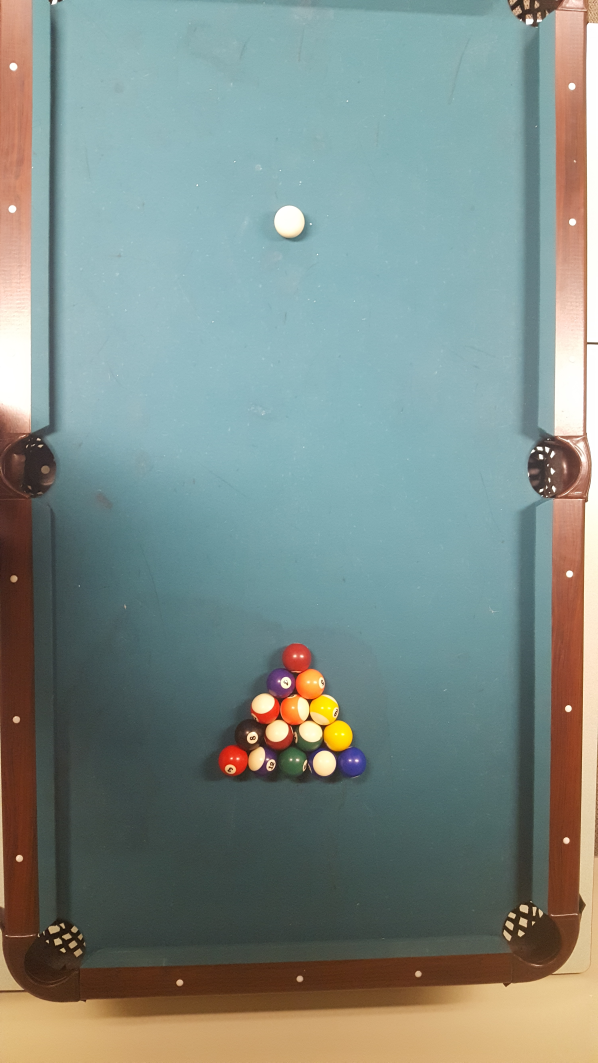
//> input picture bin/pcVR/Project1/image3.jpg, 2988 x 5312 px (shown at 1/5 size)
$ ./Project1_1   (built with g++ and OpenCV 4)
//> lines starting //> are read from the running program, lines starting //| are printed output that depends on the picture; after the words box and inside, x2 and y2 are one past the last pixel; in counts of white or black regions, pixels touching at a corner belong together
// CannyStill.cpp

#include<opencv2/core/core.hpp>
#include<opencv2/highgui/highgui.hpp>
#include<opencv2/imgproc/imgproc.hpp>

#include<iostream>
#include<conio.h>           // may have to modify this line if not using Windows
#include<math.h>
#include <iomanip>


using namespace std;
using namespace cv;
using namespace cv::cuda;

bool iswhite(int B, int G, int R)
{
	bool B_ok = true;
	bool G_ok = true;
	bool R_ok = true;

	if (B < 130) { B_ok = false;}if (G < 130) { G_ok = false; }if (R < 130) { R_ok = false; } // knock out low outliers
	float colourdist = (pow(double(pow(double(255 - R), 2) + pow(double(255 - B), 2) + pow(double(255 - G), 2)),0.5));
	if (colourdist > 180) { B_ok = false; } // knock out numbers very far in distance from white.
	float avg = (G + B + R) / 3;
	float percent_thresh =43;
	// [17 lines of commented-out code are left out]
	float low_B = B*(1-(percent_thresh/100));
	float high_B = B*(1+(percent_thresh/100));
	float low_R = R*(1 - (percent_thresh / 100));
	float high_R = R*(1 + (percent_thresh / 100));

	if ((low_B > float(G)) || (float(G) > high_B)) { G_ok = false; } //knock out greens far from blues
	if ((low_B > float(R)) || (float(R) > high_B)) { R_ok = false; } //knock out reds far from blues
	if ((low_R > float(G)) || (float(G) > high_R)) { G_ok = false; } //knock out greens far from reds

	int culmulative_distance = abs(B - G) + abs(B - R) + abs(R - G);
	if (culmulative_distance > 115) { R_ok = false; }

	if (colourdist < 80) { return(true); } // override all if very small distance from white.
	return (G_ok && B_ok && R_ok);

}

///////////////////////////////////////////////////////////////////////////////////////////////////
int main() {


	cv::Mat imgOriginal;        // input image
	cv::Mat imgGrayscale;       // grayscale of input image
	cv::Mat imgforwhitedetection;         // intermediate blured image
	cv::Mat imgCanny;           // Canny edge image
	vector<Vec3f> output;

	imgOriginal = cv::imread("image3.jpg");          // open image
//> imgOriginal is the input picture: 5312 rows x 2988 cols, CV_8UC3; mean B, G, R 134.8, 140.6, 127

	if (imgOriginal.empty()) {                                  // if unable to open image
		std::cout << "error: image not read from file\n\n";     // show error message on command line
		_getch();                                               // may have to modify this line if not using Windows
		return(0);                                              // and exit program
	}

	cv::cvtColor(imgOriginal, imgGrayscale, CV_BGR2GRAY);       // convert to grayscale
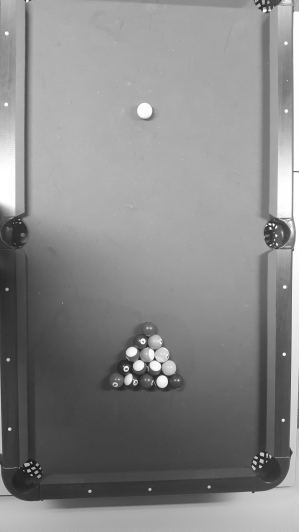
//> imgGrayscale: 5312 rows x 2988 cols, CV_8UC1 (shown at 1/10 size); min 2, max 255, mean 135.9
	cv::cvtColor(imgOriginal, imgforwhitedetection, CV_BGR2Lab);
//> imgforwhitedetection: 5312 rows x 2988 cols, CV_8UC3; mean of channels 0, 1, 2 145.5, 123.4, 130.1
	//cv::GaussianBlur(imgGrayscale,          // input image
	//	imgBlurred,                         // output image
	//	cv::Size(5, 5),                     // smoothing window width and height in pixels
	//	1.5);                               // sigma value, determines how much the image will be blurred


	cv::Canny(imgGrayscale,           // input image
		imgCanny,                   // output image
		75,                        // low threshold
		100);                       // high threshold
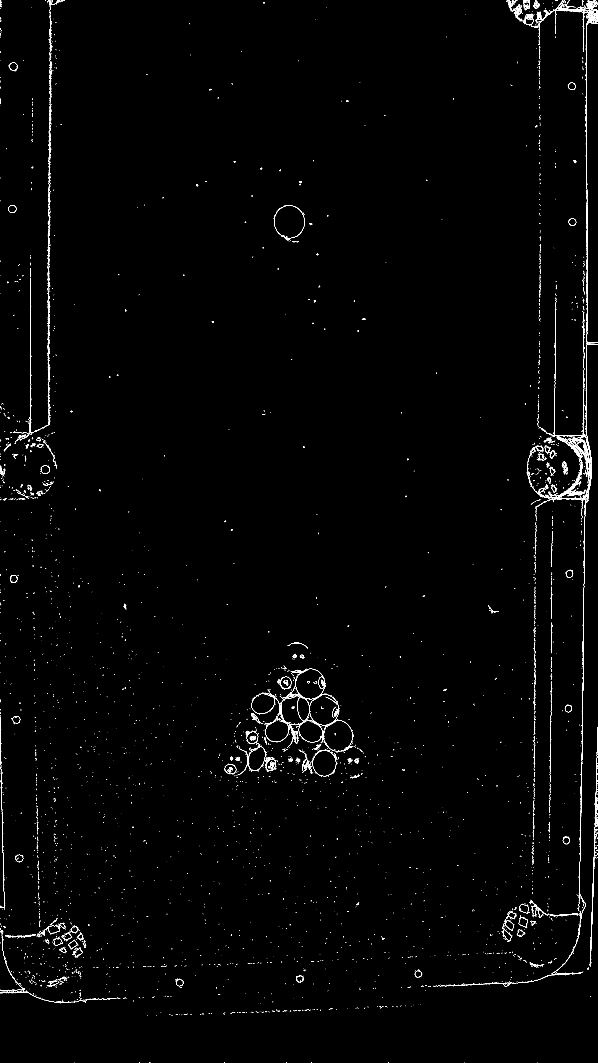
//> imgCanny: 5312 rows x 2988 cols, CV_8UC1 (shown at 1/5 size); 0.5% white in thin lines or dots

	vector<cv::Vec4i> lines;
	HoughLinesP(imgCanny, lines, 1, CV_PI / 180, 75, 800, 100);
//> lines = 41 lines (x1, y1, x2, y2), first 8: [2932, 1717, 2932, 903], [2935, 1723, 2935, 918], [2900, 4307, 2915, 3446], [2898, 4272, 2913, 3367], [243, 2446, 243, 684], [2917, 2500, 2917, 1368], [2950, 4820, 2982, 3892], [247, 2121, 247, 0]
	bool ignorel = false;
	int M = 0;
	for (size_t r = 0; r < lines.size(); r++)
	{

		ignorel = false;
		Vec4i l = lines[r];

		Vec4i others = lines[r];
		for (int k = 1; k < r; k++) {
			others = lines[r - k];

			if ((int(l[0]) > int(others[0]) - 100) && (int(l[0]) < int(others[0]) + 100)) { ignorel = true; }
			if ((int(l[1]) > int(others[1]) - 100) && (int(l[1]) < int(others[1]) + 100)) { ignorel = true; }
			if ((int(l[2]) > int(others[2]) - 100) && (int(l[2]) < int(others[2]) + 100)) { ignorel = true; }
			if ((int(l[3]) > int(others[3]) - 100) && (int(l[3]) < int(others[3]) + 100)) { ignorel = true; }


		}

		if (ignorel == false) {
			M = M + 1;
			cout << M;
			line(imgOriginal, Point(l[0], l[1]), Point(l[2], l[3]), Scalar(0, 0, 255), 3, CV_AA);
		}
	}
//> this loop made 41 passes
//> (l, ignorel) on passes 3 to 9: ([2900, 4307, 2915, 3446], true), ([2898, 4272, 2913, 3367], true), ([243, 2446, 243, 684], false), ([2917, 2500, 2917, 1368], true), ([2950, 4820, 2982, 3892], true), ([247, 2121, 247, 0], true), ([244, 2422, 244, 663], true)
//> (printed output is left out)
//> after the loop, ignorel = true; M = 4


	cout << "wegothere";
	cv::HoughCircles(imgGrayscale, output, CV_HOUGH_GRADIENT, 2, imgGrayscale.rows / 40, 70, 67, 65,80);
//> output = 17 circles (x, y, radius), first 12: [1549, 3421, 74.4], [1683, 3679, 78.8], [1473, 3547, 74.4], [1331, 3541, 76.6], [1625, 3547, 78.8], [1405, 3415, 74.4], [1447, 1105, 76.6], [1543, 3677, 72.2], [1395, 3673, 72.2], [1607, 3815, 72.2], [1167, 3803, 76.6], [1457, 3811, 78.8]
	cout << "dide we get here?";
	int balls[16][6];//stored as x,y,B,G,R,#ofwhitepixels.
	int deciderarray[3];
	int tempwhitepix = 0;
	int tempnotwhite = 0;
	bool whitechecker = false;


	//eginning of circle detection

	for (size_t i = 0; i < output.size(); i++)
	{
		if (i < 200 && i>0) { //for testing
			Point center(cvRound(output[i][0]), cvRound(output[i][1]));
			cv::Vec3b COLA(0, 0, 0);
			int radius = cvRound(output[i][2]);


			//Vec3b colour = imgOriginal.at<Vec3b>(cvRound(output[i][0]), cvRound(output[i][1]));


			deciderarray[0] = 0; deciderarray[1] = 0; deciderarray[2] = 0;
			tempwhitepix = 0; tempnotwhite = 0; whitechecker = 0;

			for (size_t j = 0; j < 10; j++) {

				Point current(cvRound(output[i][0] + ((radius / 10) * j*pow(-1, j))), cvRound(output[i][1]));
				COLA = imgOriginal.at<cv::Vec3b>(current);
				//imgOriginal.at<cv::Vec3b>(current) = (0, 0, 255);

				whitechecker = iswhite(int(COLA.val[0]), int(COLA.val[1]), int(COLA.val[2]));
				cout << COLA << whitechecker << endl;

				//cout << whitechecker << "whitechecker" << endl;
				if (whitechecker == true) {
					tempwhitepix = tempwhitepix + 1;
					//cout << COLA << endl;

				}
				else {

					deciderarray[0] = deciderarray[0] + int(COLA.val[0]);
					deciderarray[1] = deciderarray[1] + int(COLA.val[1]);
					deciderarray[2] = deciderarray[2] + int(COLA.val[2]);
					//cout << deciderarray[0] << "< decider array" << int(COLA.val[0]) << "< the colour" << tempnotwhite << "< numcol" << endl;

					tempnotwhite = tempnotwhite + 1;
				}
			}

			for (size_t k = 0; k < 10; k++) {
				Point current(cvRound(output[i][0]), cvRound((output[i][1]) + ((radius / 10) * k*pow(-1, k))));
				COLA = imgOriginal.at<cv::Vec3b>(current);
				//imgOriginal.at<cv::Vec3b>(current) = (0, 0, 255);
				whitechecker = iswhite(int(COLA.val[0]), int(COLA.val[1]), int(COLA.val[2]));
				cout << COLA << whitechecker << endl;
				if (whitechecker == true) {
					tempwhitepix = tempwhitepix + 1;
					//cout << COLA << "iswhite" << endl;
				}
				else {
					deciderarray[0] = deciderarray[0] + int(COLA.val[0]);
					deciderarray[1] = deciderarray[1] + int(COLA.val[1]);
					deciderarray[2] = deciderarray[2] + int(COLA.val[2]);
					//cout << deciderarray[0] << "< decider array" << int(COLA.val[0]) << "< the colour" << tempnotwhite << "< numcol" << endl;
					tempnotwhite = tempnotwhite + 1;
				}
			}
			if (tempnotwhite > 0) {
				//cout << "coloured numcolouredpixels >> " << tempnotwhite << endl;
				balls[i][0] = cvRound(output[i][0]);
				balls[i][1] = cvRound(output[i][1]);
				balls[i][2] = cvRound(deciderarray[0] / tempnotwhite);
				balls[i][3] = cvRound(deciderarray[1] / tempnotwhite);
				balls[i][4] = cvRound(deciderarray[2] / tempnotwhite);
				balls[i][5] = tempwhitepix;
			}
			else
			{
				//cout << "ball" << i << "iswhite" << endl;
				balls[i][0] = cvRound(output[i][0]);
				balls[i][1] = cvRound(output[i][1]);
				balls[i][2] = 255;
				balls[i][3] = 255;
				balls[i][4] = 255;
				balls[i][5] = tempwhitepix;
			}

			cout << balls[i][0] << "|0|" << balls[i][1] << "|1|" << balls[i][2] << "|2|" << balls[i][3] << "<|3|" << balls[i][4] << "<|4|" << balls[i][5] << "<|5|" << endl;


			int C = 0;

			if (i == 1) {
				C = 255;
			}


			// draw the circle center
			circle(imgOriginal, center, 3, Scalar(C, 0, 0), -1, 8, 0);
			// draw the circle outline
			circle(imgOriginal, center, radius, Scalar(C, 0, 0), 3, 8, 0);


		}
		cout << i << "------------------";

	}
//> this loop made 17 passes
//> (center, radius, whitechecker, tempwhitepix, tempnotwhite) on passes 2 to 9: (Point(1683, 3679), 79, false, 0, 20), (Point(1473, 3547), 74, false, 3, 17), (Point(1331, 3541), 77, true, 13, 7), (Point(1625, 3547), 79, false, 0, 20), (Point(1405, 3415), 74, false, 5, 15), (Point(1447, 1105), 77, true, 20, 0), (Point(1543, 3677), 72, true, 15, 5), (Point(1395, 3673), 72, false, 12, 8)
//> (printed output is left out)
//> after the loop, deciderarray = [1303, 1539, 1967]; tempwhitepix = 9; tempnotwhite = 11; whitechecker = false


	//cv::namedWindow("circles", CV_WINDOW_NORMAL);
	//cv::imshow("circles", imgOriginal);


	/*

	line detection

	*/


									// declare windows
	cv::namedWindow("imgOriginal", CV_WINDOW_NORMAL);     // note: you can use CV_WINDOW_NORMAL which allows resizing the window
	//cv::namedWindow("imgCanny", CV_WINDOW_NORMAL);        // or CV_WINDOW_AUTOSIZE for a fixed size window matching the resolution of the image
															// CV_WINDOW_AUTOSIZE is the default
	cv::imshow("imgOriginal", imgOriginal);     // show windows
	//cv::imshow("imgCanny", imgCanny);
	cv::waitKey(0);                 // hold windows open until user presses a key

//> (the run ends here: the program crashes, at `return(0);`)

$ run again, with bin/pcVR/Project1/image11.jpg copied over bin/pcVR/Project1/image3.jpg
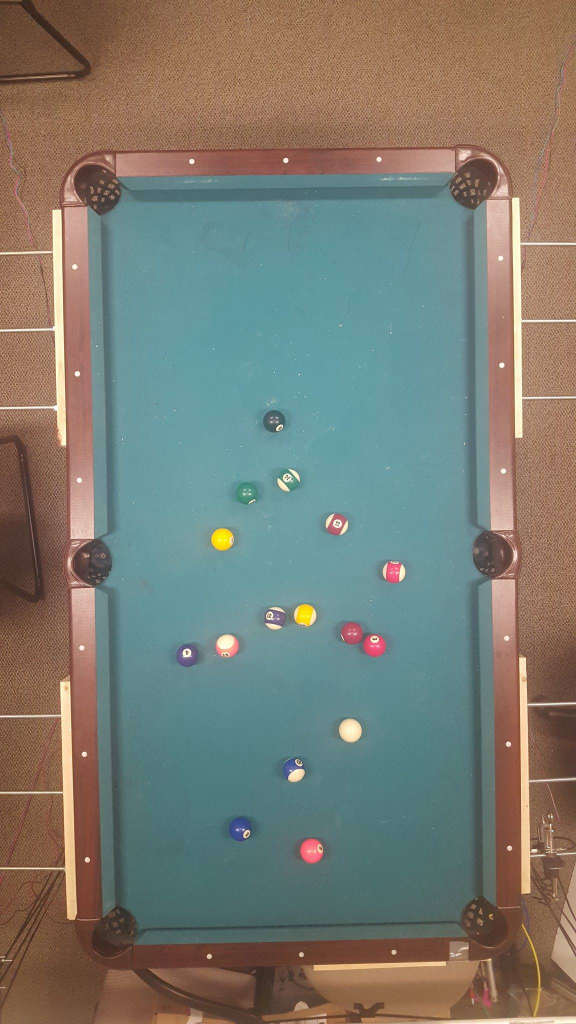
//> input picture bin/pcVR/Project1/image11.jpg, 1152 x 2048 px (shown at 1/2 size)
//> imgOriginal is the input picture: 2048 rows x 1152 cols, CV_8UC3; mean B, G, R 114, 123.3, 122.5
//> imgforwhitedetection: 2048 rows x 1152 cols, CV_8UC3; mean of channels 0, 1, 2 132.1, 127.9, 134.1
//> `cv::Canny(imgGrayscale, imgCanny, 75, 100);`:
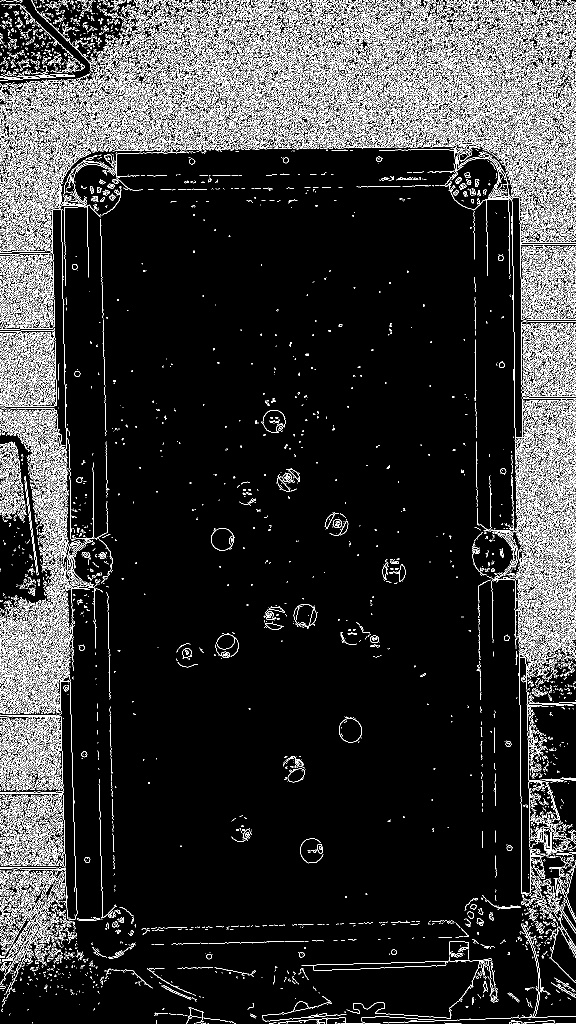
//> imgCanny: 2048 rows x 1152 cols, CV_8UC1 (shown at 1/2 size); 11.7% white in thin lines or dots
//> lines = 447 lines (x1, y1, x2, y2), first 8: [0, 1976, 103, 2], [58, 26, 125, 1947], [1042, 644, 1066, 2044], [55, 24, 89, 1977], [1059, 0, 1131, 2046], [21, 1049, 21, 2], [1, 1976, 105, 8], [18, 1987, 121, 7]
//> the loop `for (size_t r = 0; r < lines.size(); r++)` made 447 passes
//> (l, ignorel) on passes 3 to 5: ([1042, 644, 1066, 2044], true), ([55, 24, 89, 1977], true), ([1059, 0, 1131, 2046], true)
//> (printed output is left out)
//> after the loop `for (size_t r = 0; r < lines.size(); r++)`:
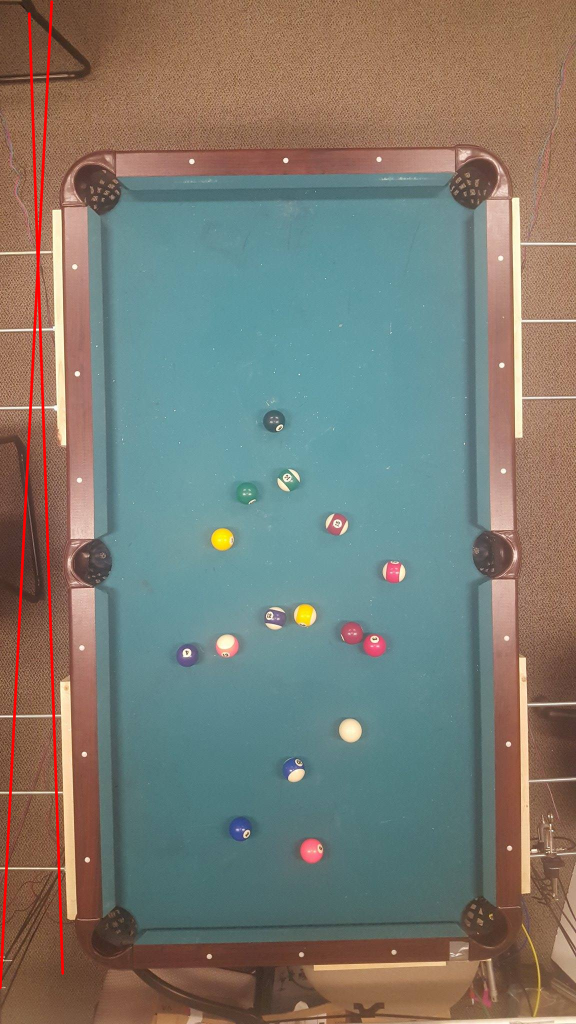
//> imgOriginal: 2048 rows x 1152 cols, CV_8UC3 (shown at 1/2 size); 1.13% of pixels changed, all inside (x1, y1, x2, y2) = (0, 0, 129, 1979)
//> after the loop `for (size_t r = 0; r < lines.size(); r++)`: ignorel = true; M = 2
//> output = 73 circles (x, y, radius), first 12: [845, 123, 78.8], [639, 133, 78.8], [943, 181, 78.8], [373, 185, 78.8], [887, 211, 78.8], [347, 133, 78.8], [687, 175, 78.8], [749, 199, 78.8], [1027, 221, 78.8], [193, 235, 78.8], [567, 107, 78.8], [797, 87, 78.8]

$ run again, with bin/pcVR/Project1/image2.jpg copied over bin/pcVR/Project1/image3.jpg
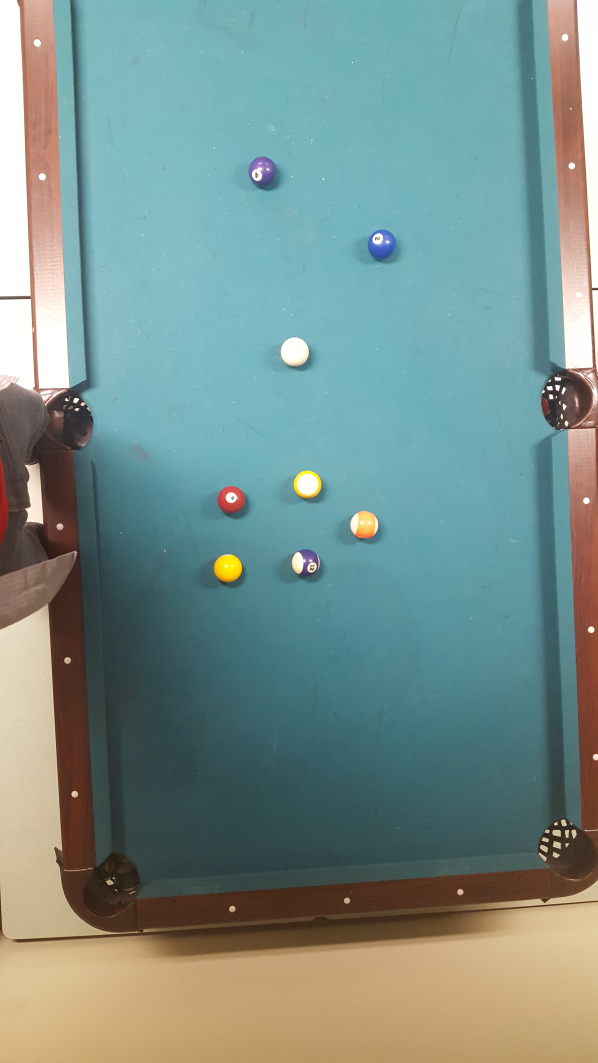
//> input picture bin/pcVR/Project1/image2.jpg, 2988 x 5312 px (shown at 1/5 size)
//> imgOriginal is the input picture: 5312 rows x 2988 cols, CV_8UC3; mean B, G, R 140.3, 145, 120.6
//> `cv::cvtColor(imgOriginal, imgGrayscale, CV_BGR2GRAY);`:
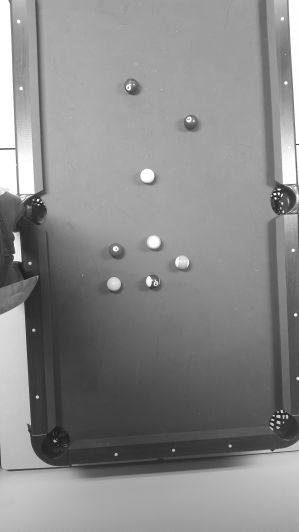
//> imgGrayscale: 5312 rows x 2988 cols, CV_8UC1 (shown at 1/10 size); min 2, max 255, mean 137.1
//> imgforwhitedetection: 5312 rows x 2988 cols, CV_8UC3; mean of channels 0, 1, 2 148.2, 120.5, 128.4
//> `cv::Canny(imgGrayscale, imgCanny, 75, 100);`:
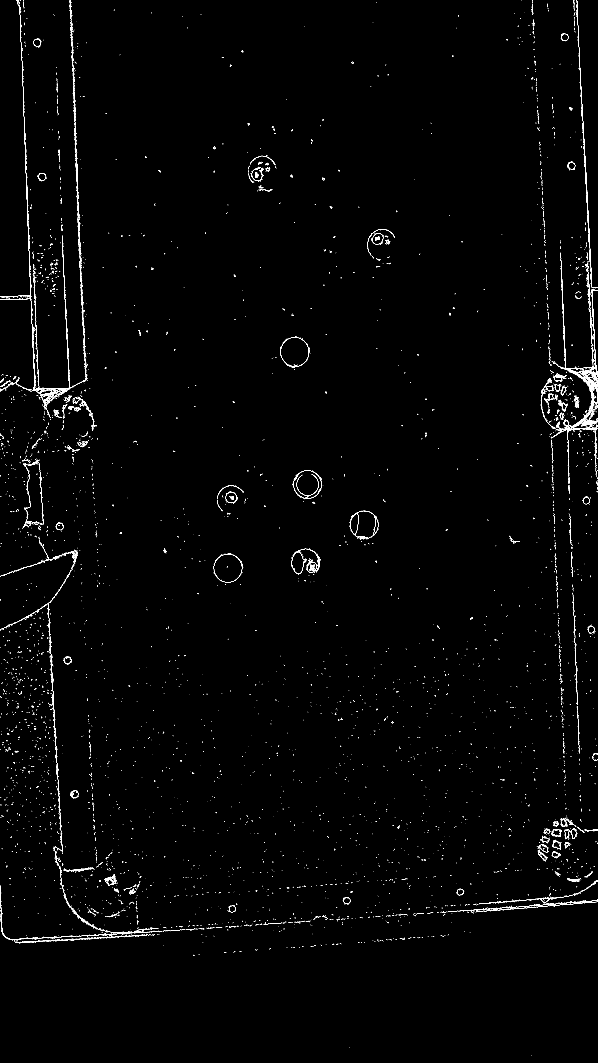
//> imgCanny: 5312 rows x 2988 cols, CV_8UC1 (shown at 1/5 size); 0.52% white in thin lines or dots
//> lines = 37 lines (x1, y1, x2, y2), first 8: [107, 243, 136, 1052], [2913, 627, 2987, 2035], [353, 3, 406, 1512], [1666, 4597, 2828, 4516], [2917, 640, 2987, 1971], [2879, 3292, 2909, 4151], [2867, 2986, 2908, 4151], [351, 0, 400, 1389]
//> the loop `for (size_t r = 0; r < lines.size(); r++)` made 37 passes
//> (l, ignorel) on passes 3 to 9: ([353, 3, 406, 1512], false), ([1666, 4597, 2828, 4516], false), ([2917, 640, 2987, 1971], true), ([2879, 3292, 2909, 4151], true), ([2867, 2986, 2908, 4151], true), ([351, 0, 400, 1389], true), ([49, 4697, 1016, 4647], false)
//> (printed output is left out)
//> after the loop `for (size_t r = 0; r < lines.size(); r++)`: ignorel = true; M = 5
//> output = 9 circles (x, y, radius): [1821, 2625, 70], [1473, 1757, 70], [1139, 2839, 70], [2903, 1959, 78.8], [1539, 2419, 72.2], [1523, 2815, 70], [1911, 1221, 72.2], [1157, 2497, 70], [1311, 857, 70]
//> the loop `for (size_t i = 0; i < output.size(); i++)` made 9 passes
//> (center, radius, whitechecker, tempwhitepix, tempnotwhite) on passes 2 to 9: (Point(1473, 1757), 70, true, 20, 0), (Point(1139, 2839), 70, true, 1, 19), (Point(2903, 1959), 79, false, 0, 20), (Point(1539, 2419), 72, false, 16, 4), (Point(1523, 2815), 70, false, 8, 12), (Point(1911, 1221), 72, false, 4, 16), (Point(1157, 2497), 70, false, 8, 12), (Point(1311, 857), 70, false, 7, 13)
//> (printed output is left out)
//> after the loop `for (size_t i = 0; i < output.size(); i++)`: deciderarray = [2184, 1386, 1642]; tempwhitepix = 7; tempnotwhite = 13; whitechecker = false
